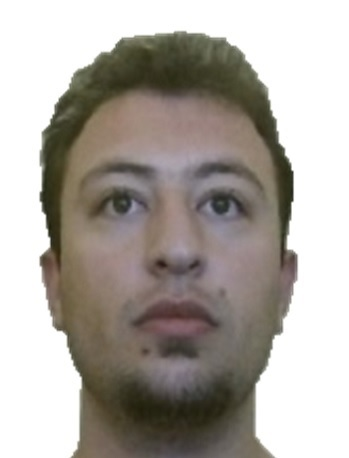
#> input picture c1.jpg, 349 x 458 px
$ python demo.py
#> lines starting #> are read from the running program, lines starting #| are printed output that depends on the picture; long printed decimals are rounded
import cv2
import numpy as np
from skimage.filters.rank import entropy
from skimage.morphology import disk
from skimage import img_as_ubyte

# Step 1: Load RGB and Depth Images
def load_images(rgb_path, depth_path):
#> called with rgb_path = 'c1.jpg', depth_path = 'd11.jpg'
    rgb_image = cv2.imread(rgb_path)
#> rgb_image is the input picture: shape (458, 349, 3); mean B, G, R 161.5, 167.7, 173.3
    depth_image = cv2.imread(depth_path, cv2.IMREAD_GRAYSCALE)
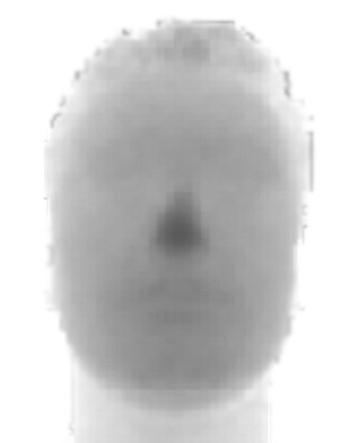
#> input picture d11.jpg, 364 x 443 px
#> depth_image: shape (443, 364); min 89, max 255, mean 208.6
    if rgb_image is None or depth_image is None:
        raise FileNotFoundError("Error: Cannot load images. Check paths.")
    return rgb_image, depth_image

# Step 2: Face Detection and Cropping
def detect_and_crop_face(rgb_image, depth_image):
    face_cascade = cv2.CascadeClassifier(cv2.data.haarcascades + 'haarcascade_frontalface_default.xml')
    gray_rgb = cv2.cvtColor(rgb_image, cv2.COLOR_BGR2GRAY)
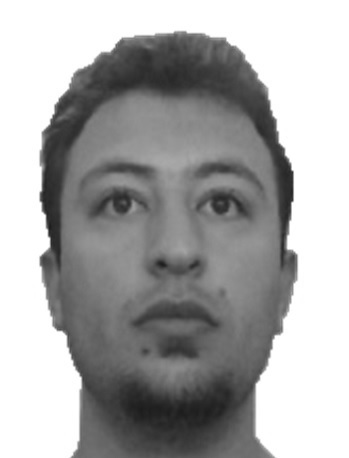
#> gray_rgb: shape (458, 349); min 28, max 255, mean 168.7
    faces = face_cascade.detectMultiScale(gray_rgb, scaleFactor=1.1, minNeighbors=5)
#> faces = [[33, 95, 279, 279]]

    if len(faces) == 0:
        raise ValueError("Error: No face detected in RGB image.")

    x, y, w, h = faces[0]  # Assume one face
#> x = 33; y = 95; w = 279; h = 279
    face_rgb = gray_rgb[y:y+h, x:x+w]
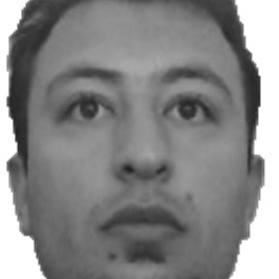
#> face_rgb: shape (279, 279); min 29, max 255, mean 134.8
    face_depth = depth_image[y:y+h, x:x+w]
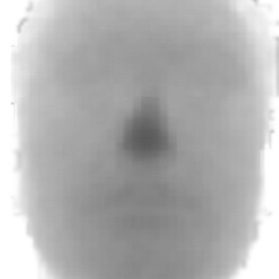
#> face_depth: shape (279, 279); min 89, max 255, mean 178.1
    return face_rgb, face_depth

# Step 3: Feature Extraction
def extract_features(face_rgb, face_depth):
    # Canny Edge Detection for RGB Image
    edges_rgb = cv2.Canny(face_rgb, 50, 150)
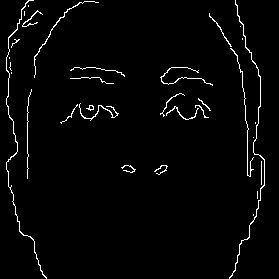
#> edges_rgb: shape (279, 279); 2.4% white in thin lines or dots
    # Entropy Filter for Depth Image
    filtered_depth = entropy(img_as_ubyte(face_depth), disk(5))
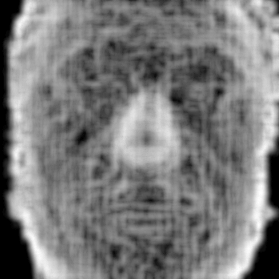
#> filtered_depth: shape (279, 279) float64; min 0, max 5.58, mean 2.71; drawn with min black and max white
    return edges_rgb, filtered_depth

# Step 4: Age Estimation with Adjusted Scaling
def estimate_age(edges_rgb, filtered_depth, base_age=25, adjustment_factor=10):
#> called with base_age = 25, adjustment_factor = 10
    sum_rgb = np.sum(edges_rgb)  # Sum of edge pixels
#> sum_rgb = 483225
    sum_depth = np.sum(filtered_depth)  # Sum of depth features
#> sum_depth = 210674.6
    total_sum = sum_rgb + sum_depth  # Combined features
#> total_sum = 693899.6

    # Debugging Info
    print(f"Sum of Edges (RGB): {sum_rgb}")
#| Sum of Edges (RGB): 483225
    print(f"Sum of Depth Features: {sum_depth}")
#| Sum of Depth Features: 210674.564

    # Dynamic Scaling Around Base Age
    normalized_score = (total_sum % adjustment_factor) / adjustment_factor
#> normalized_score = 0.956
    estimated_age = base_age + (normalized_score * adjustment_factor - adjustment_factor / 2)
#> estimated_age = 29.56

    return round(estimated_age)

# Main Pipeline Execution
if __name__ == "__main__":
    try:
        # Step 1: Load Images
        rgb_image, depth_image = load_images('c1.jpg', 'd11.jpg')  # Replace file paths

        # Step 2: Face Detection and Cropping
        face_rgb, face_depth = detect_and_crop_face(rgb_image, depth_image)

        # Step 3: Feature Extraction
        edges_rgb, filtered_depth = extract_features(face_rgb, face_depth)

        # Step 4: Estimate Age
        estimated_age = estimate_age(edges_rgb, filtered_depth)
#> estimated_age = 30

        # Output Estimated Age
        print(f"Estimated Age: {estimated_age} years")
#| Estimated Age: 30 years

    except Exception as e:
        print(f"Error: {e}")
